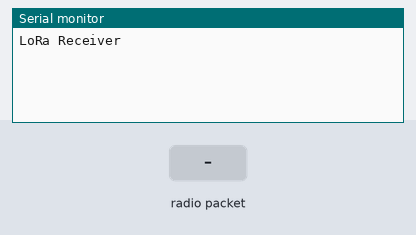
A sketch run on a simulated Arduino Uno, built with avr-gcc and run on an emulated ATmega328P. On the bench: the last lines printed to the serial monitor. The inputs (shaded band) are chosen by the test bench. No radio packets arrive unless stated.

Above: at 1.2 s.
1.3 s: radio packet "1" arrives
At 2.5 s:
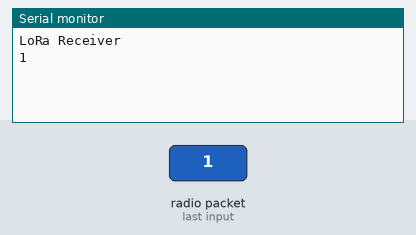
2.8 s: radio packet "0" arrives
At 3.8 s:
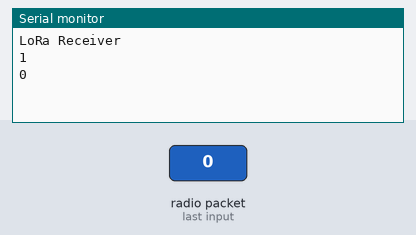
4.3 s: radio packet "2" arrives
At 5.0 s:
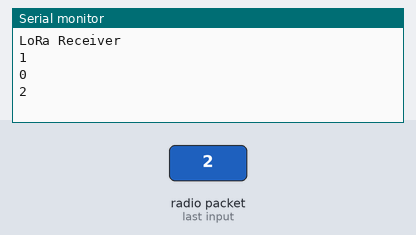

The sketch:

lora_alici_ivme.ino
```cpp
#include <SPI.h>
#include <LoRa.h>

void setup() {
  Serial.begin(9600);
  while (!Serial);

  Serial.println("LoRa Receiver");

  if (!LoRa.begin(868E6)) {
    Serial.println("Starting LoRa failed!");
    while (1);
  }
}

void loop() {
  // try to parse packet
  int packetSize = LoRa.parsePacket();
  if (packetSize)
  {

    // read packet
    while (LoRa.available()) {
      Serial.write(LoRa.read());
    }
    Serial.print('\n');

  }
}
```

Measured:
- after the input at 1.3 s, the serial monitor: prints a new line at once (image 1)
- after the input at 2.8 s, the serial monitor: prints a new line at once (image 2)
- after the input at 4.3 s, the serial monitor: prints a new line at once (image 3)
